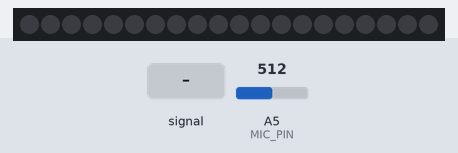
The sketch below on a simulated Arduino Uno, built with avr-gcc and run on an emulated ATmega328P. Parts: 20 RGB LEDs in strip order, left to right. Inputs (shaded band) come from the test bench; at power-on: A5 (MIC_PIN) = 512. Dim RGB values are drawn brighter than linear.

Above: at 2.2 s.
2.3 s: A5 (MIC_PIN) fed a 50 Hz sine of ±306 counts around its level
At 2.47 s:
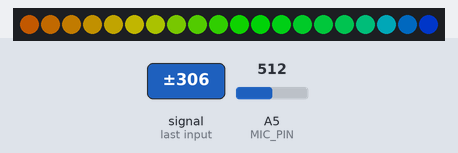
4.4 s: A5 (MIC_PIN) fed a 200 Hz sine of ±81 counts around its level
At 5.65 s:
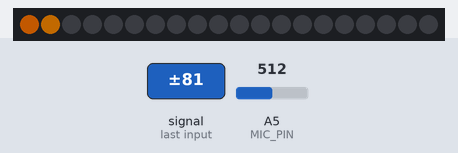
7.0 s: A5 (MIC_PIN) fed a 1000 Hz sine of ±255 counts around its level
At 7.49 s:
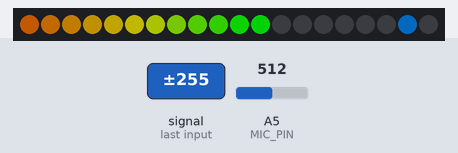
10.0 s: A5 (MIC_PIN) set to 716
At 11.1 s:
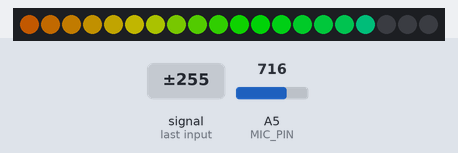
11.6 s: A5 (MIC_PIN) set to 511
At 11.75 s:
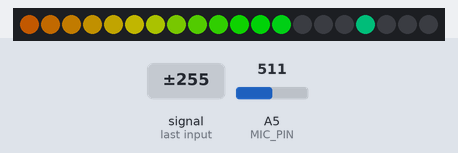
13.6 s: A5 (MIC_PIN) set to 306
At 13.9 s:
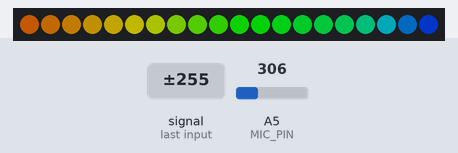
Timing chart, 0 to 16.1 s (numbered marks = the images above; inputs shaded):
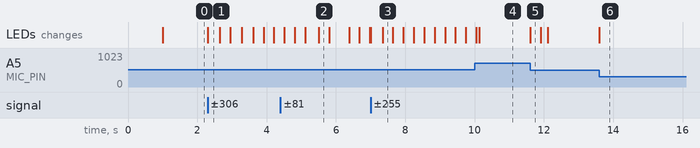

Measured:
- after the input at 2.3 s, the LEDs: first change at once (image 1 shows a later state)
- after the input at 4.4 s, the LEDs: first change after 0.11 s (image 2 shows a later state)
- after the input at 7.0 s, the LEDs: first change at once (image 3 shows a later state)
- after the input at 11.6 s, the LEDs: change at once (image 5)
- after the input at 13.6 s, the LEDs: first change at once (image 6 shows a later state)

The sketch:

soundbracelet.ino
```cpp
/* soundbracelet

By: John Burroughs

Converted to FastLED by: Andrew Tuline

Date: Oct, 2014

soundbracelet is based Neopixel code by John Burroughs:

https://www.youtube.com/watch?v=JjX8X5D8RW0&feature=youtu.be
https://plus.google.com/105445034001275025240/posts/jK2fxRx79kj
http://www.slickstreamer.info/2014/07/led-bracelet-vu-meter-3dprinting.html

That was based on the Adafruit LED Ampli-tie project at:

https://learn.adafruit.com/led-ampli-tie/overview

This version was written for a Sparkfun INMP401 MEMS microphone/pre-amp. In this case, it's plugged into A5 of the Arduino.

You may need to only use battery power as noise from the USB can affect the signals.

Plug Vcc of the microphone into 3.3V of Arduino. Connect 3.3V of Arduino to aref pin, and gnd to gnd.

*/


#include "FastLED.h"                                          // FastLED library.

// Fixed definitions cannot change on the fly.
#define LED_DT 12                                             // Data pin to connect to the strip.
#define LED_CK 11
#define COLOR_ORDER BGR                                       // It's GRB for WS2812B
#define LED_TYPE APA102                                       // What kind of strip are you using (WS2801, WS2812B or APA102)?
#define NUM_LEDS 20                                           // Number of LED's.

// Initialize changeable global variables.
uint8_t max_bright = 128;                                     // Overall brightness definition. It can be changed on the fly.

struct CRGB leds[NUM_LEDS];                                   // Initialize our LED array.


#define MIC_PIN 5                                             // Analog port for microphone

#define DC_OFFSET  32                                         // DC offset in mic signal - if unusure, leave 0
                                                              // I calculated this value by serialprintln lots of mic values
#define NOISE     100                                         // Noise/hum/interference in mic signal and increased value until it went quiet
#define SAMPLES   60                                          // Length of buffer for dynamic level adjustment
#define TOP (NUM_LEDS + 2)                                    // Allow dot to go slightly off scale
#define PEAK_FALL 40                                          // Rate of peak falling dot

byte
  peak      = 0,                                              // Used for falling dot
  dotCount  = 0,                                              // Frame counter for delaying dot-falling speed
  volCount  = 0;                                              // Frame counter for storing past volume data
int
  vol[SAMPLES],                                               // Collection of prior volume samples
  lvl       = 10,                                             // Current "dampened" audio level
  minLvlAvg = 0,                                              // For dynamic adjustment of graph low & high
  maxLvlAvg = 512;


void setup() {

  // This is only needed on 5V Arduinos (Uno, Leonardo, etc.).
  // Connect 3.3V to mic AND TO AREF ON ARDUINO and enable this
  // line.  Audio samples are 'cleaner' at 3.3V.
  // COMMENT OUT THIS LINE FOR 3.3V ARDUINOS (FLORA, ETC.):
  analogReference(EXTERNAL);

  delay(1000);                                                // Power-up safety delay or something like that.
  Serial.begin(57600);

//  LEDS.addLeds<LED_TYPE, LED_DT, COLOR_ORDER>(leds, NUM_LEDS);          // Use this for WS2812B
  LEDS.addLeds<LED_TYPE, LED_DT, LED_CK, COLOR_ORDER>(leds, NUM_LEDS);  // Use this for WS2801 or APA102

  FastLED.setBrightness(max_bright);
  set_max_power_in_volts_and_milliamps(5, 500);               // FastLED 2.1 Power management set at 5V, 500mA
} // setup()


void loop() {
  soundbracelet();
  show_at_max_brightness_for_power();                         // Power managed FastLED display
} // loop()


void soundbracelet() {

  uint8_t  i;
  uint16_t minLvl, maxLvl;
  int      n, height;

  n = analogRead(MIC_PIN);                                    // Raw reading from mic
  n = abs(n - 512 - DC_OFFSET);                               // Center on zero

  n = (n <= NOISE) ? 0 : (n - NOISE);                         // Remove noise/hum
  lvl = ((lvl * 7) + n) >> 3;                                 // "Dampened" reading (else looks twitchy)

  // Calculate bar height based on dynamic min/max levels (fixed point):
  height = TOP * (lvl - minLvlAvg) / (long)(maxLvlAvg - minLvlAvg);

  if (height < 0L)       height = 0;                          // Clip output
  else if (height > TOP) height = TOP;
  if (height > peak)     peak   = height;                     // Keep 'peak' dot at top


  // Color pixels based on rainbow gradient
  for (i=0; i<NUM_LEDS; i++) {
    if (i >= height)   leds[i].setRGB( 0, 0,0);
    else leds[i] = CHSV(map(i,0,NUM_LEDS-1,30,150), 255, 255);
  }

  // Draw peak dot
  if (peak > 0 && peak <= NUM_LEDS-1) leds[peak] = CHSV(map(peak,0,NUM_LEDS-1,30,150), 255, 255);

// Every few frames, make the peak pixel drop by 1:

    if (++dotCount >= PEAK_FALL) {                            // fall rate
      if(peak > 0) peak--;
      dotCount = 0;
    }

  vol[volCount] = n;                                          // Save sample for dynamic leveling
  if (++volCount >= SAMPLES) volCount = 0;                    // Advance/rollover sample counter

  // Get volume range of prior frames
  minLvl = maxLvl = vol[0];
  for (i=1; i<SAMPLES; i++) {
    if (vol[i] < minLvl)      minLvl = vol[i];
    else if (vol[i] > maxLvl) maxLvl = vol[i];
  }
  // minLvl and maxLvl indicate the volume range over prior frames, used
  // for vertically scaling the output graph (so it looks interesting
  // regardless of volume level).  If they're too close together though
  // (e.g. at very low volume levels) the graph becomes super coarse
  // and 'jumpy'...so keep some minimum distance between them (this
  // also lets the graph go to zero when no sound is playing):
  if((maxLvl - minLvl) < TOP) maxLvl = minLvl + TOP;
  minLvlAvg = (minLvlAvg * 63 + minLvl) >> 6;                 // Dampen min/max levels
  maxLvlAvg = (maxLvlAvg * 63 + maxLvl) >> 6;                 // (fake rolling average)

} // fastbracelet()
```
